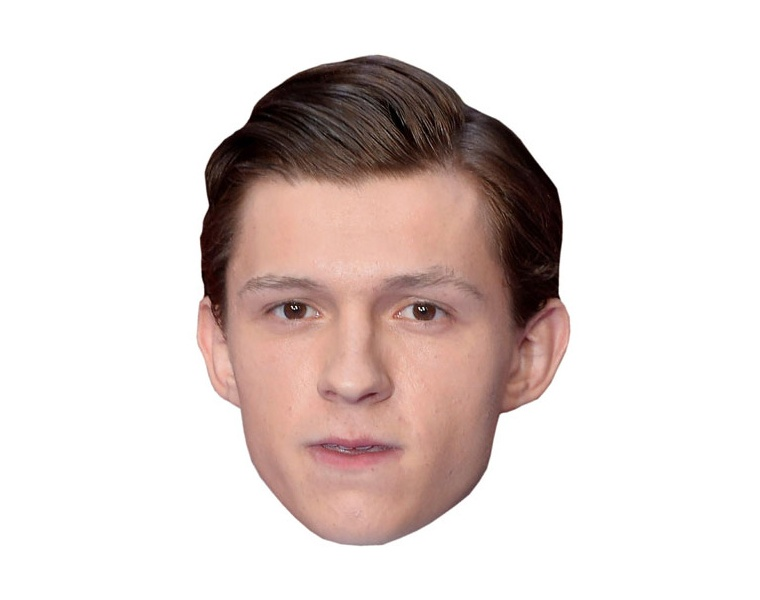
#> input picture db/original/img_0001.jpg, 760 x 600 px; its folder holds only this picture in this run
$ python extract_faces_from_db.py
#> lines starting #> are read from the running program, lines starting #| are printed output that depends on the picture
# ===============================================================
# Author: Rodolfo Ferro Pérez
# Email: ferro@cimat.mx
# Twitter: @FerroRodolfo
#
# Script: Script to extract faces from database folder.
#
# ABOUT COPYING OR USING PARTIAL INFORMATION:
# This script was originally created by Rodolfo Ferro. Any
# explicit usage of this script or its contents is granted
# according to the license provided and its conditions.
# ===============================================================

from image_downloader import terms
from tqdm import tqdm
import glob
import cv2


# Path to Haar Cascades:
cvpath = "../haarcascades/"
hcff = "haarcascade_frontalface"
face_det_01 = cv2.CascadeClassifier(cvpath + "{}_default.xml".format(hcff))
face_det_02 = cv2.CascadeClassifier(cvpath + "{}_alt2.xml".format(hcff))
face_det_03 = cv2.CascadeClassifier(cvpath + "{}_alt.xml".format(hcff))
face_det_04 = cv2.CascadeClassifier(cvpath + "{}_alt_tree.xml".format(hcff))

label = terms


def extract_faces():
    files = sorted(glob.glob("../db/original/*"))

    f_num = 1
    for f in tqdm(files):
        img = cv2.imread(f)
#> img is the input picture: shape (600, 760, 3); mean B, G, R 210.6, 213.5, 225.3

        # Convert to grayscale:
        gray = cv2.cvtColor(img, cv2.COLOR_BGR2GRAY)
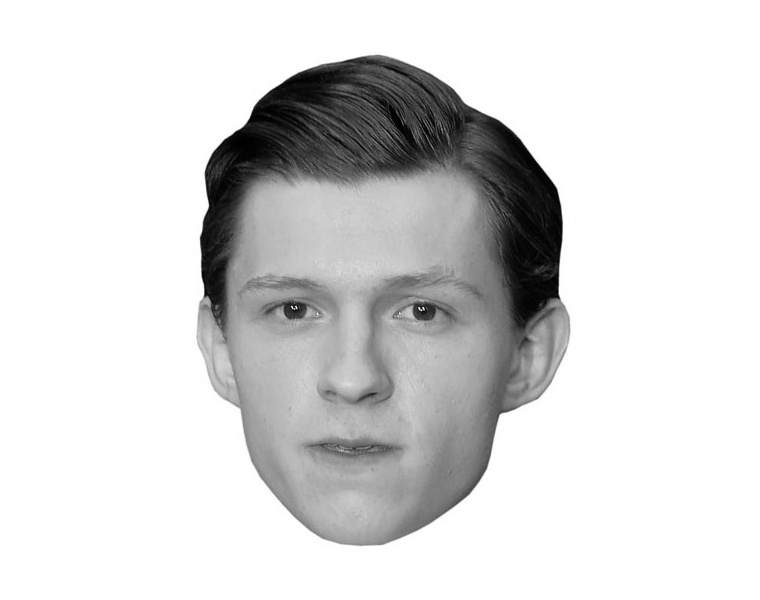
#> gray: shape (600, 760); min 0, max 255, mean 216.7

        # Detect face using 4 different classifiers:
        face_01 = face_det_01.detectMultiScale(
            gray, scaleFactor=1.1, minNeighbors=5,
            minSize=(5, 5), flags=cv2.CASCADE_SCALE_IMAGE)
#> face_01 = [[191, 179, 334, 334]]
        face_02 = face_det_02.detectMultiScale(
            gray, scaleFactor=1.1, minNeighbors=5,
            minSize=(5, 5), flags=cv2.CASCADE_SCALE_IMAGE)
#> face_02 = [[202, 190, 311, 311]]
        face_03 = face_det_03.detectMultiScale(
            gray, scaleFactor=1.1, minNeighbors=5,
            minSize=(5, 5), flags=cv2.CASCADE_SCALE_IMAGE)
#> face_03 = [[197, 184, 323, 323]]
        face_04 = face_det_04.detectMultiScale(
            gray, scaleFactor=1.1, minNeighbors=5,
            minSize=(5, 5), flags=cv2.CASCADE_SCALE_IMAGE)
#> face_04 = [[198, 182, 321, 321]]

        # Detect only one face:
        if len(face_01) == 1:
            facefeatures = face_01
#> facefeatures = [[191, 179, 334, 334]]
        elif len(face_02) == 1:
            facefeatures = face_02
        elif len(face_03) == 1:
            facefeatures = face_03
        elif len(face_04) == 1:
            facefeatures = face_04
        else:
            facefeatures = ""

        for (x, y, w, h) in facefeatures:
            # Crop face:
            new = gray[y:y + h, x:x + w]

            try:
                # Resize & save face:
                out = cv2.resize(new, (350, 350))
                cv2.imwrite("../db/train/image_{:0>4}.jpg".format(f_num), out)
            except Exception:
                pass
#> this loop made 1 pass
#> pass 1, in extract_faces, `new = gray[y:y + h, x:x + w]`:
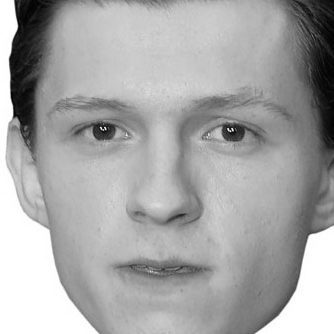
#> new: shape (334, 334); min 2, max 255, mean 166.6
        f_num += 1


if __name__ == "__main__":
    extract_faces()

$ run again, on db/original/img_0007.jpg
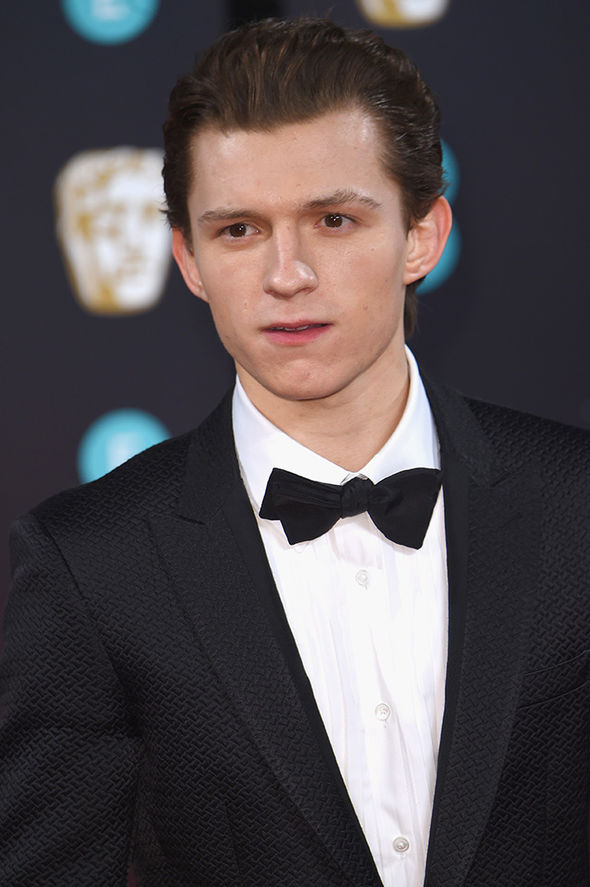
#> input picture db/original/img_0007.jpg, 590 x 887 px
#> in extract_faces, img is the input picture: shape (887, 590, 3); mean B, G, R 78.9, 76.4, 83.3
#> in extract_faces, `gray = cv2.cvtColor(img, cv2.COLOR_BGR2GRAY)`:
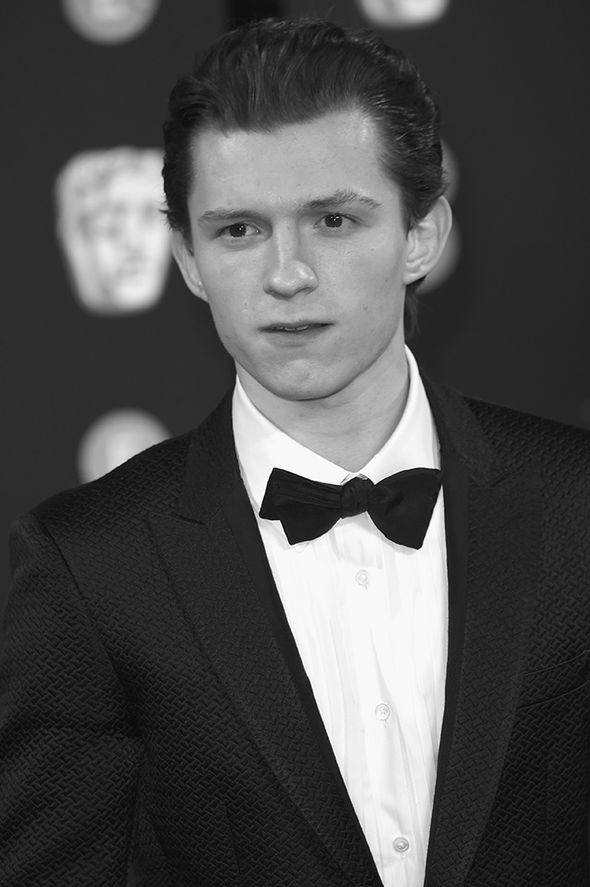
#> gray: shape (887, 590); min 0, max 255, mean 78.7
#> face_01 = [[55, 168, 140, 140], [162, 128, 257, 257], [206, 407, 298, 298]]
#> face_02 = [[66, 171, 129, 129], [162, 128, 253, 253]]
#> face_03 = [[64, 166, 132, 132], [162, 129, 251, 251]]
#> face_04 = [[151, 123, 271, 271]]
#> the loop in extract_faces, `for (x, y, w, h) in facefeatures:` made 1 pass
#> pass 1, in extract_faces, `new = gray[y:y + h, x:x + w]`:
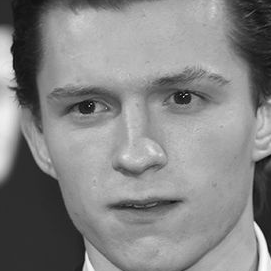
#> new: shape (271, 271); min 2, max 254, mean 132.7

$ run again, on db/original/img_0009.jpg
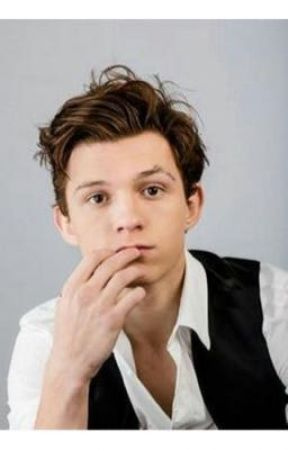
#> input picture db/original/img_0009.jpg, 288 x 450 px
#> in extract_faces, img is the input picture: shape (450, 288, 3); mean B, G, R 151.9, 157.1, 167.6
#> in extract_faces, `gray = cv2.cvtColor(img, cv2.COLOR_BGR2GRAY)`:
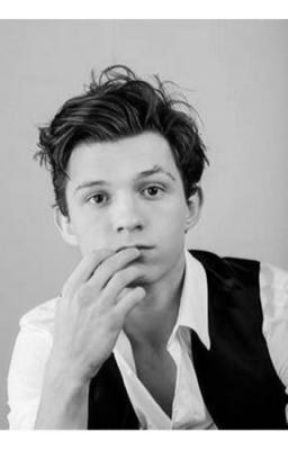
#> gray: shape (450, 288); min 0, max 255, mean 159.7
#> face_01 = [[45, 132, 160, 160]]
#> face_03 = [[45, 133, 160, 160]]
#> face_04 = [[50, 137, 147, 147]]
#> facefeatures = [[45, 132, 160, 160]]
#> the loop in extract_faces, `for (x, y, w, h) in facefeatures:` made 1 pass
#> pass 1, in extract_faces, `new = gray[y:y + h, x:x + w]`:
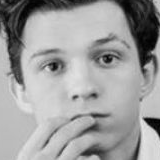
#> new: shape (160, 160); min 0, max 231, mean 157.3

$ run again, on db/original/img_0002.jpg
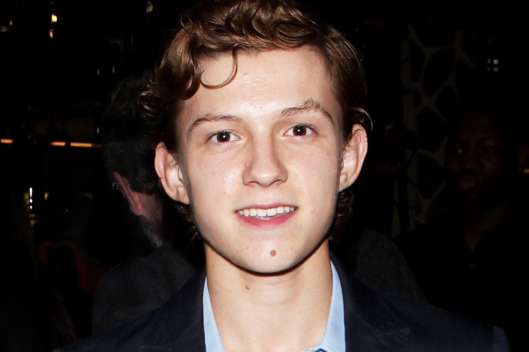
#> input picture db/original/img_0002.jpg, 529 x 352 px
#> in extract_faces, img is the input picture: shape (352, 529, 3); mean B, G, R 43, 47, 57.8
#> in extract_faces, `gray = cv2.cvtColor(img, cv2.COLOR_BGR2GRAY)`:
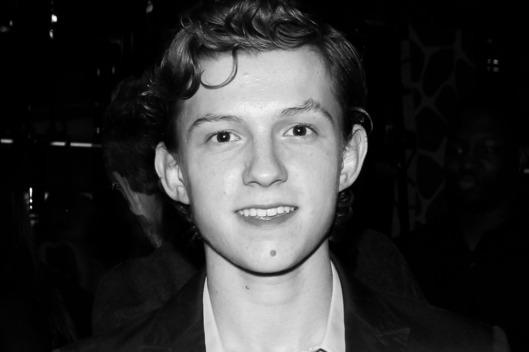
#> gray: shape (352, 529); min 0, max 254, mean 49.8
#> face_01 = [[170, 65, 187, 187]]
#> face_02 = [[166, 61, 195, 195]]
#> face_03 = [[159, 56, 206, 206]]
#> face_04 = ()
#> facefeatures = [[170, 65, 187, 187]]
#> the loop in extract_faces, `for (x, y, w, h) in facefeatures:` made 1 pass
#> pass 1, in extract_faces, `new = gray[y:y + h, x:x + w]`:
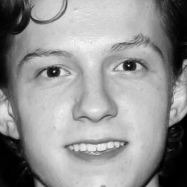
#> new: shape (187, 187); min 0, max 249, mean 147.2
